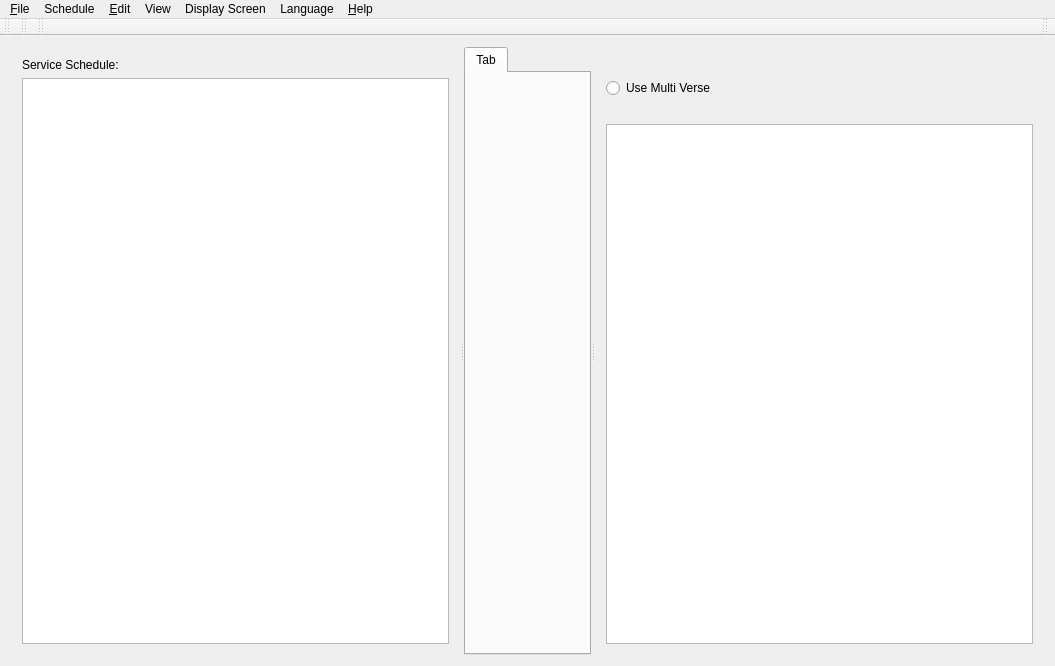
<?xml version="1.0" encoding="UTF-8"?>
<ui version="4.0">
 <class>SoftProjectorClass</class>
 <widget class="QMainWindow" name="SoftProjectorClass">
  <property name="geometry">
   <rect>
    <x>0</x>
    <y>0</y>
    <width>1055</width>
    <height>666</height>
   </rect>
  </property>
  <property name="minimumSize">
   <size>
    <width>700</width>
    <height>550</height>
   </size>
  </property>
  <property name="windowTitle">
   <string notr="true"/>
  </property>
  <property name="windowIcon">
   <iconset resource="softprojector.qrc">
    <normaloff>:/icons/icons/softprojector.png</normaloff>:/icons/icons/softprojector.png</iconset>
  </property>
  <property name="toolButtonStyle">
   <enum>Qt::ToolButtonIconOnly</enum>
  </property>
  <property name="dockNestingEnabled">
   <bool>false</bool>
  </property>
  <widget class="QWidget" name="centralWidget">
   <layout class="QGridLayout" name="gridLayout">
    <item row="0" column="0">
     <widget class="QSplitter" name="splitter">
      <property name="orientation">
       <enum>Qt::Horizontal</enum>
      </property>
      <widget class="QWidget" name="layoutWidget">
       <layout class="QVBoxLayout" name="verticalLayout_3">
        <item>
         <widget class="QLabel" name="label">
          <property name="text">
           <string>Service Schedule:</string>
          </property>
         </widget>
        </item>
        <item>
         <widget class="QListWidget" name="listWidgetSchedule">
          <property name="iconSize">
           <size>
            <width>16</width>
            <height>16</height>
           </size>
          </property>
          <property name="spacing">
           <number>1</number>
          </property>
         </widget>
        </item>
       </layout>
      </widget>
      <widget class="QTabWidget" name="projectTab">
       <property name="minimumSize">
        <size>
         <width>0</width>
         <height>0</height>
        </size>
       </property>
       <widget class="QWidget" name="Tab">
        <attribute name="title">
         <string>Tab</string>
        </attribute>
        <layout class="QGridLayout" name="gridLayout_2"/>
       </widget>
      </widget>
      <widget class="QWidget" name="layoutWidget1">
       <layout class="QVBoxLayout" name="verticalLayoutDisplayControls">
        <item>
         <layout class="QHBoxLayout" name="horizontalLayout_2">
          <item>
           <widget class="QLabel" name="labelIcon">
            <property name="sizePolicy">
             <sizepolicy hsizetype="Fixed" vsizetype="Fixed">
              <horstretch>0</horstretch>
              <verstretch>0</verstretch>
             </sizepolicy>
            </property>
           </widget>
          </item>
          <item>
           <widget class="QLabel" name="labelShow">
            <property name="text">
             <string/>
            </property>
           </widget>
          </item>
         </layout>
        </item>
        <item>
         <widget class="QWidget" name="widgetMultiVerse" native="true">
          <layout class="QHBoxLayout" name="horizontalLayout_4">
           <property name="leftMargin">
            <number>0</number>
           </property>
           <property name="topMargin">
            <number>0</number>
           </property>
           <property name="rightMargin">
            <number>0</number>
           </property>
           <property name="bottomMargin">
            <number>0</number>
           </property>
           <item>
            <widget class="QRadioButton" name="rbMultiVerse">
             <property name="toolTip">
              <string>If selected, this will allow to select multiple verses at one time. Will need to press &quot;Show&quot; each time.</string>
             </property>
             <property name="text">
              <string>Use Multi Verse</string>
             </property>
            </widget>
           </item>
           <item>
            <spacer name="horizontalSpacer_2">
             <property name="orientation">
              <enum>Qt::Horizontal</enum>
             </property>
             <property name="sizeHint" stdset="0">
              <size>
               <width>40</width>
               <height>20</height>
              </size>
             </property>
            </spacer>
           </item>
          </layout>
         </widget>
        </item>
        <item>
         <widget class="QLabel" name="labelSongNotes">
          <property name="palette">
           <palette>
            <active>
             <colorrole role="WindowText">
              <brush brushstyle="SolidPattern">
               <color alpha="255">
                <red>255</red>
                <green>0</green>
                <blue>4</blue>
               </color>
              </brush>
             </colorrole>
            </active>
            <inactive>
             <colorrole role="WindowText">
              <brush brushstyle="SolidPattern">
               <color alpha="255">
                <red>255</red>
                <green>0</green>
                <blue>4</blue>
               </color>
              </brush>
             </colorrole>
            </inactive>
            <disabled>
             <colorrole role="WindowText">
              <brush brushstyle="SolidPattern">
               <color alpha="255">
                <red>120</red>
                <green>120</green>
                <blue>120</blue>
               </color>
              </brush>
             </colorrole>
            </disabled>
           </palette>
          </property>
          <property name="font">
           <font>
            <weight>75</weight>
            <bold>true</bold>
           </font>
          </property>
          <property name="text">
           <string/>
          </property>
          <property name="wordWrap">
           <bool>true</bool>
          </property>
         </widget>
        </item>
        <item>
         <widget class="QListWidget" name="listShow">
          <property name="sizePolicy">
           <sizepolicy hsizetype="Expanding" vsizetype="MinimumExpanding">
            <horstretch>0</horstretch>
            <verstretch>0</verstretch>
           </sizepolicy>
          </property>
          <property name="alternatingRowColors">
           <bool>false</bool>
          </property>
         </widget>
        </item>
       </layout>
      </widget>
     </widget>
    </item>
   </layout>
  </widget>
  <widget class="QMenuBar" name="menuBar">
   <property name="geometry">
    <rect>
     <x>0</x>
     <y>0</y>
     <width>1055</width>
     <height>26</height>
    </rect>
   </property>
   <widget class="QMenu" name="menuFile">
    <property name="title">
     <string>&amp;File</string>
    </property>
    <addaction name="actionNewSchedule"/>
    <addaction name="actionOpenSchedule"/>
    <addaction name="actionSaveSchedule"/>
    <addaction name="actionSaveScheduleAs"/>
    <addaction name="actionCloseSchedule"/>
    <addaction name="separator"/>
    <addaction name="actionPrint"/>
    <addaction name="actionPrintSchedule"/>
    <addaction name="separator"/>
    <addaction name="actionClose"/>
   </widget>
   <widget class="QMenu" name="menuEdit">
    <property name="title">
     <string>&amp;Edit</string>
    </property>
    <addaction name="actionNew"/>
    <addaction name="actionEdit"/>
    <addaction name="actionCopy"/>
    <addaction name="actionDelete"/>
    <addaction name="separator"/>
    <addaction name="actionManage_Database"/>
    <addaction name="separator"/>
    <addaction name="actionSettings"/>
   </widget>
   <widget class="QMenu" name="menuHelp">
    <property name="title">
     <string>&amp;Help</string>
    </property>
    <addaction name="actionDonate"/>
    <addaction name="separator"/>
    <addaction name="actionAbout"/>
    <addaction name="action_Help"/>
   </widget>
   <widget class="QMenu" name="menuLanguage">
    <property name="toolTip">
     <string>Select Language</string>
    </property>
    <property name="title">
     <string>Language</string>
    </property>
   </widget>
   <widget class="QMenu" name="menuSongs">
    <property name="title">
     <string>View</string>
    </property>
    <addaction name="actionSong_Counter"/>
    <addaction name="separator"/>
   </widget>
   <widget class="QMenu" name="menuSchedule">
    <property name="title">
     <string>Schedule</string>
    </property>
    <addaction name="actionScheduleAdd"/>
    <addaction name="actionScheduleRemove"/>
    <addaction name="actionScheduleClear"/>
    <addaction name="separator"/>
    <addaction name="actionMoveScheduleTop"/>
    <addaction name="actionMoveScheduleUp"/>
    <addaction name="actionMoveScheduleDown"/>
    <addaction name="actionMoveScheduleBottom"/>
   </widget>
   <widget class="QMenu" name="menuDisplay_Screen">
    <property name="title">
     <string>Display Screen</string>
    </property>
    <addaction name="actionShow"/>
    <addaction name="actionClear"/>
    <addaction name="actionHide"/>
    <addaction name="actionCloseDisplay"/>
   </widget>
   <addaction name="menuFile"/>
   <addaction name="menuSchedule"/>
   <addaction name="menuEdit"/>
   <addaction name="menuSongs"/>
   <addaction name="menuDisplay_Screen"/>
   <addaction name="menuLanguage"/>
   <addaction name="menuHelp"/>
  </widget>
  <widget class="QToolBar" name="toolBarFile">
   <property name="windowTitle">
    <string>File Tool Bar</string>
   </property>
   <property name="toolButtonStyle">
    <enum>Qt::ToolButtonIconOnly</enum>
   </property>
   <attribute name="toolBarArea">
    <enum>TopToolBarArea</enum>
   </attribute>
   <attribute name="toolBarBreak">
    <bool>false</bool>
   </attribute>
  </widget>
  <widget class="QToolBar" name="toolBarSchedule">
   <property name="windowTitle">
    <string>Schedule Tool Bar</string>
   </property>
   <attribute name="toolBarArea">
    <enum>TopToolBarArea</enum>
   </attribute>
   <attribute name="toolBarBreak">
    <bool>false</bool>
   </attribute>
  </widget>
  <widget class="QToolBar" name="toolBarEdit">
   <property name="windowTitle">
    <string>Edit Tool Bar</string>
   </property>
   <attribute name="toolBarArea">
    <enum>TopToolBarArea</enum>
   </attribute>
   <attribute name="toolBarBreak">
    <bool>false</bool>
   </attribute>
  </widget>
  <widget class="QToolBar" name="toolBarShow">
   <property name="sizePolicy">
    <sizepolicy hsizetype="Minimum" vsizetype="Fixed">
     <horstretch>0</horstretch>
     <verstretch>0</verstretch>
    </sizepolicy>
   </property>
   <property name="windowTitle">
    <string>Display Control Tool Bar</string>
   </property>
   <property name="layoutDirection">
    <enum>Qt::RightToLeft</enum>
   </property>
   <attribute name="toolBarArea">
    <enum>TopToolBarArea</enum>
   </attribute>
   <attribute name="toolBarBreak">
    <bool>false</bool>
   </attribute>
  </widget>
  <action name="actionAbout">
   <property name="text">
    <string>&amp;About</string>
   </property>
  </action>
  <action name="actionSettings">
   <property name="icon">
    <iconset resource="softprojector.qrc">
     <normaloff>:/icons/icons/settings.png</normaloff>:/icons/icons/settings.png</iconset>
   </property>
   <property name="text">
    <string>&amp;Settings...</string>
   </property>
   <property name="toolTip">
    <string>Open settings dialog</string>
   </property>
   <property name="shortcut">
    <string>Ctrl+T</string>
   </property>
  </action>
  <action name="actionClose">
   <property name="icon">
    <iconset resource="softprojector.qrc">
     <normaloff>:/icons/icons/base-22x22-actions-application-exit.png</normaloff>:/icons/icons/base-22x22-actions-application-exit.png</iconset>
   </property>
   <property name="text">
    <string>E&amp;xit</string>
   </property>
   <property name="toolTip">
    <string>Exit SoftProjector</string>
   </property>
   <property name="shortcut">
    <string>Ctrl+Q</string>
   </property>
  </action>
  <action name="actionManage_Database">
   <property name="icon">
    <iconset resource="softprojector.qrc">
     <normaloff>:/icons/icons/database.png</normaloff>:/icons/icons/database.png</iconset>
   </property>
   <property name="text">
    <string>&amp;Manage Database...</string>
   </property>
   <property name="toolTip">
    <string>Import and export Bibles, songbooks and themes</string>
   </property>
   <property name="shortcut">
    <string>Ctrl+M</string>
   </property>
  </action>
  <action name="action_Help">
   <property name="icon">
    <iconset resource="softprojector.qrc">
     <normaloff>:/icons/icons/help.png</normaloff>:/icons/icons/help.png</iconset>
   </property>
   <property name="text">
    <string>&amp;Help</string>
   </property>
   <property name="toolTip">
    <string>Open Help</string>
   </property>
   <property name="shortcut">
    <string>F1</string>
   </property>
  </action>
  <action name="actionSong_Counter">
   <property name="icon">
    <iconset resource="softprojector.qrc">
     <normaloff>:/icons/icons/song_count.png</normaloff>:/icons/icons/song_count.png</iconset>
   </property>
   <property name="text">
    <string>Song Counter...</string>
   </property>
  </action>
  <action name="actionOpenSchedule">
   <property name="icon">
    <iconset resource="softprojector.qrc">
     <normaloff>:/icons/icons/scheduleOpen.png</normaloff>:/icons/icons/scheduleOpen.png</iconset>
   </property>
   <property name="text">
    <string>&amp;Open Schedule</string>
   </property>
   <property name="shortcut">
    <string>Ctrl+O</string>
   </property>
  </action>
  <action name="actionSaveSchedule">
   <property name="icon">
    <iconset resource="softprojector.qrc">
     <normaloff>:/icons/icons/scheduleSave.png</normaloff>:/icons/icons/scheduleSave.png</iconset>
   </property>
   <property name="text">
    <string>&amp;Save Schedule</string>
   </property>
   <property name="shortcut">
    <string>Ctrl+S</string>
   </property>
  </action>
  <action name="actionSaveScheduleAs">
   <property name="text">
    <string>Save Schedule &amp;As</string>
   </property>
   <property name="toolTip">
    <string>Save Schedule with different name</string>
   </property>
  </action>
  <action name="actionNewSchedule">
   <property name="icon">
    <iconset resource="softprojector.qrc">
     <normaloff>:/icons/icons/scheduleNew.png</normaloff>:/icons/icons/scheduleNew.png</iconset>
   </property>
   <property name="text">
    <string>&amp;New Schedule</string>
   </property>
   <property name="toolTip">
    <string>Start new Schedule</string>
   </property>
   <property name="shortcut">
    <string>Ctrl+Shift+N</string>
   </property>
  </action>
  <action name="actionCloseSchedule">
   <property name="text">
    <string>Close Schedule</string>
   </property>
   <property name="toolTip">
    <string>Close Schedule</string>
   </property>
  </action>
  <action name="actionPrint">
   <property name="icon">
    <iconset resource="softprojector.qrc">
     <normaloff>:/icons/icons/print.png</normaloff>:/icons/icons/print.png</iconset>
   </property>
   <property name="text">
    <string>&amp;Print</string>
   </property>
   <property name="toolTip">
    <string>Prints selected Bible chapter, selected song and selected announcement.</string>
   </property>
   <property name="shortcut">
    <string>Ctrl+P</string>
   </property>
  </action>
  <action name="actionPrintSchedule">
   <property name="text">
    <string>Print Schedule</string>
   </property>
   <property name="toolTip">
    <string>Print Schedule</string>
   </property>
   <property name="shortcut">
    <string>Ctrl+Shift+P</string>
   </property>
  </action>
  <action name="actionNew">
   <property name="text">
    <string/>
   </property>
   <property name="shortcut">
    <string>Ctrl+N</string>
   </property>
  </action>
  <action name="actionEdit">
   <property name="text">
    <string/>
   </property>
   <property name="shortcut">
    <string>Ctrl+E</string>
   </property>
  </action>
  <action name="actionCopy">
   <property name="text">
    <string/>
   </property>
   <property name="shortcut">
    <string>Ctrl+C</string>
   </property>
  </action>
  <action name="actionDelete">
   <property name="text">
    <string/>
   </property>
   <property name="shortcut">
    <string>Ctrl+Del</string>
   </property>
  </action>
  <action name="actionDonate">
   <property name="text">
    <string>Donate</string>
   </property>
   <property name="toolTip">
    <string>Donate to softProjector development team</string>
   </property>
  </action>
  <action name="actionScheduleAdd">
   <property name="icon">
    <iconset resource="softprojector.qrc">
     <normaloff>:/icons/icons/scheduleAdd.png</normaloff>:/icons/icons/scheduleAdd.png</iconset>
   </property>
   <property name="text">
    <string>Add to Schedule</string>
   </property>
   <property name="shortcut">
    <string>F2</string>
   </property>
  </action>
  <action name="actionScheduleRemove">
   <property name="icon">
    <iconset resource="softprojector.qrc">
     <normaloff>:/icons/icons/scheduleRemove.png</normaloff>:/icons/icons/scheduleRemove.png</iconset>
   </property>
   <property name="text">
    <string>Remove from Schedule</string>
   </property>
   <property name="shortcut">
    <string>Del</string>
   </property>
  </action>
  <action name="actionScheduleClear">
   <property name="icon">
    <iconset resource="softprojector.qrc">
     <normaloff>:/icons/icons/scheduleClear.png</normaloff>:/icons/icons/scheduleClear.png</iconset>
   </property>
   <property name="text">
    <string>Clear Schedule</string>
   </property>
  </action>
  <action name="actionMoveScheduleTop">
   <property name="icon">
    <iconset resource="softprojector.qrc">
     <normaloff>:/icons/icons/scheduleUpM.png</normaloff>:/icons/icons/scheduleUpM.png</iconset>
   </property>
   <property name="text">
    <string>Move Item To Top</string>
   </property>
   <property name="toolTip">
    <string>Move Schedule item to top of the list</string>
   </property>
  </action>
  <action name="actionMoveScheduleUp">
   <property name="icon">
    <iconset resource="softprojector.qrc">
     <normaloff>:/icons/icons/scheduleUp.png</normaloff>:/icons/icons/scheduleUp.png</iconset>
   </property>
   <property name="text">
    <string>Move Item Up</string>
   </property>
   <property name="toolTip">
    <string>Move Schedule item up</string>
   </property>
  </action>
  <action name="actionMoveScheduleDown">
   <property name="icon">
    <iconset resource="softprojector.qrc">
     <normaloff>:/icons/icons/scheduleDown.png</normaloff>:/icons/icons/scheduleDown.png</iconset>
   </property>
   <property name="text">
    <string>Mode Item Down</string>
   </property>
   <property name="toolTip">
    <string>Move Schedule item down</string>
   </property>
  </action>
  <action name="actionMoveScheduleBottom">
   <property name="icon">
    <iconset resource="softprojector.qrc">
     <normaloff>:/icons/icons/scheduleDownM.png</normaloff>:/icons/icons/scheduleDownM.png</iconset>
   </property>
   <property name="text">
    <string>Move Item To Bottom</string>
   </property>
   <property name="toolTip">
    <string>Move Schedule item to bottom of the list</string>
   </property>
  </action>
  <action name="actionShow">
   <property name="icon">
    <iconset resource="softprojector.qrc">
     <normaloff>:/icons/icons/show.png</normaloff>:/icons/icons/show.png</iconset>
   </property>
   <property name="text">
    <string>Show</string>
   </property>
   <property name="toolTip">
    <string>Display to the screen (F4)</string>
   </property>
   <property name="shortcut">
    <string>F4</string>
   </property>
  </action>
  <action name="actionHide">
   <property name="icon">
    <iconset resource="softprojector.qrc">
     <normaloff>:/icons/icons/hide.png</normaloff>:/icons/icons/hide.png</iconset>
   </property>
   <property name="text">
    <string>Hide</string>
   </property>
   <property name="toolTip">
    <string>Show Passive Screen (Stop displaying to the screen) (Esc)</string>
   </property>
   <property name="shortcut">
    <string>Esc</string>
   </property>
  </action>
  <action name="actionClear">
   <property name="icon">
    <iconset resource="softprojector.qrc">
     <normaloff>:/icons/icons/clear.png</normaloff>:/icons/icons/clear.png</iconset>
   </property>
   <property name="text">
    <string>Clear</string>
   </property>
   <property name="toolTip">
    <string>Clear Display Text (Shift+Esc)</string>
   </property>
   <property name="shortcut">
    <string>Shift+Esc</string>
   </property>
  </action>
  <action name="actionCloseDisplay">
   <property name="checkable">
    <bool>true</bool>
   </property>
   <property name="icon">
    <iconset resource="softprojector.qrc">
     <normaloff>:/icons/icons/display_off.png</normaloff>:/icons/icons/display_off.png</iconset>
   </property>
   <property name="text">
    <string>On / Off</string>
   </property>
   <property name="toolTip">
    <string>Turn Display Screen On/Off</string>
   </property>
  </action>
 </widget>
 <layoutdefault spacing="6" margin="11"/>
 <resources>
  <include location="softprojector.qrc"/>
 </resources>
 <connections/>
</ui>
